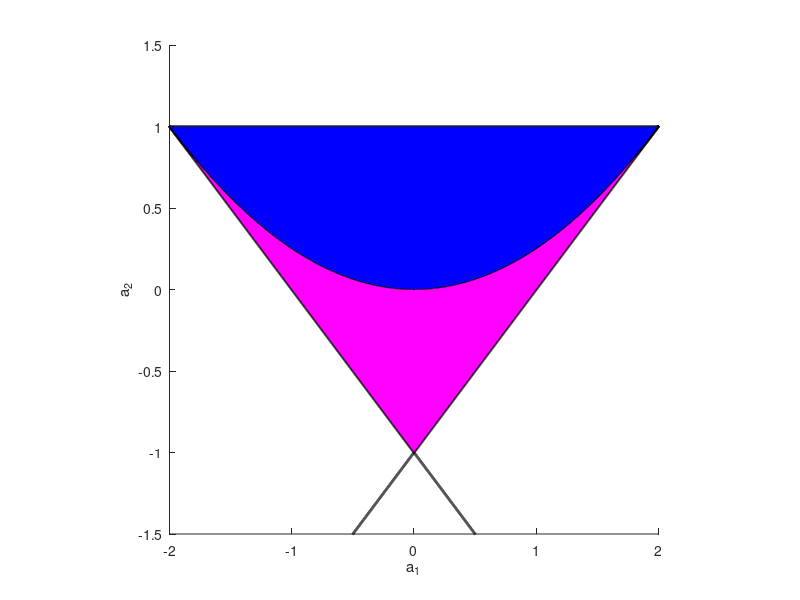

The MATLAB source for this figure: (Note: this script raises an error after producing the figure.)

%% P37
x = linspace(-2.5, 2.5, 5001);
l1 = 1.0 * ones(1, 5001);
l2 = 0.25 * x.^2;
l3 = -1.0 - x;
l4 = x - 1.0;

figure(1)
hold all;
plot(x, l1, 'k-', 'LineWidth', 2.0);
plot(x, l2, 'k-', 'LineWidth', 2.0);
plot(x, l3, 'k-', 'LineWidth', 2.0);
plot(x, l4, 'k-', 'LineWidth', 2.0);

fill([x, fliplr(x)], [l1, fliplr(l2)], 'b')
fill([x, fliplr(x)], [l2, fliplr(max([l3;l4]))], 'm')

xlim([-2, 2]);
ylim([-1.5, 1.5]);
axis square
xlabel('a_1');
ylabel('a_2');


%% P38
a1 = -1.2;
a2 = 0.7;
y0 = 0.0;
y1 = 100.0; 
n = 1000; 
y = ar2simulate(y0, y1, a1, a2, n);

figure(1)
subplot(1,3,1)
plot(y);
xlim([0, n]);
xlabel('k');
ylabel('y_k')

a1e = zeros(100,1);
a2e = zeros(100,1);
for i = 1:100
y = ar2simulate(y0, y1, a1, a2, n);
X = [y(2:n-1) y(1:n-2)]; 
Y = y(3:n);
estimate = inv(X' * X) * X' * Y;
a1e(i) = -estimate(1);
a2e(i) = -estimate(2);
end

display(mean(a1e));
display(mean(a2e));

subplot(1,3,2)
hist(a1e);
hold on
line([a1 a1], [0 25], 'LineWidth', 3.0, 'Color', 'r')
xlabel('a_1')

subplot(1,3,3)
hist(a2e);
hold on
line([a2 a2], [0 25], 'LineWidth', 3.0, 'Color', 'r')
xlabel('a_2')

%% p38
figure(1)

n = 1000; 
subplot(4,2,[1 3])
plot(ar2simulate(y0, 300, a1, a2, n));
title(['y0 = 0, y1 = ' num2str(300)]);
ylim([-10 10]);
xlim([0 1000])

subplot(4,2,[2 4])
plot(ar2simulate(y0, 600, a1, a2, n));
title(['y0 = 0, y1 = ' num2str(600)]);
ylim([-10 10]);
xlim([0 1000])

subplot(4,2,[5 7])
plot(ar2simulate(y0, 900, a1, a2, n));
title(['y0 = 0, y1 = ' num2str(900)]);
ylim([-10 10]);
xlim([0 1000])

a1i = zeros(1000,1);
a2i = zeros(1000,1);
for y1 = 1:1000
a1 = -1.2;
a2 = 0.7;
y0 = 0.0;

a1e = zeros(100,1);
a2e = zeros(100,1);
for i = 1:100
y = ar2simulate(y0, y1, a1, a2, n);
X = [y(2:n-1) y(1:n-2)]; 
Y = y(3:n);
estimate = inv(X' * X) * X' * Y;
a1e(i) = -estimate(1);
a2e(i) = -estimate(2);
end

a1i(y1) = mean(a1e);
a2i(y1) = mean(a2e);
end

subplot(4,2,6)
plot(a1i, 'r.');
xlabel('y_1')
ylabel('a_1')

subplot(4,2,8)
plot(a2i, 'b.');
xlabel('y_1')
ylabel('a_2')



